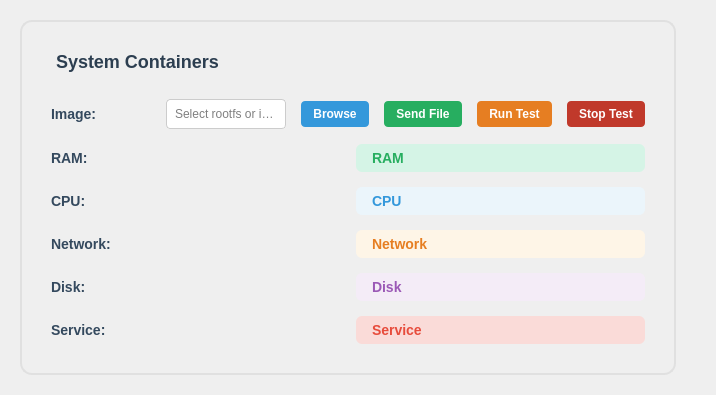
<?xml version='1.0' encoding='utf-8'?>
<ui version="4.0">
 <class>tab</class>
 <widget class="QWidget" name="tab">
  <attribute name="title">
   <string>Sandbox</string>
  </attribute>
  <layout class="QHBoxLayout" name="horizontalLayout_sandbox">
   <property name="spacing">
    <number>20</number>
   </property>
   <property name="leftMargin">
    <number>20</number>
   </property>
   <property name="topMargin">
    <number>20</number>
   </property>
   <property name="rightMargin">
    <number>20</number>
   </property>
   <property name="bottomMargin">
    <number>20</number>
   </property>
   <item>
    <widget class="QFrame" name="frameSystemContainers">
     <property name="styleSheet">
      <string notr="true">QFrame#frameSystemContainers {
    border: 2px solid #e0e0e0;
    border-radius: 12px;
    background: qlineargradient(x1:0, y1:0, x2:0, y2:1,
        stop:0 #ffffff, stop:1 #f8f9fa);
    padding: 20px;
}
</string>
     </property>
     <property name="frameShape">
      <enum>QFrame::StyledPanel</enum>
     </property>
     <property name="frameShadow">
      <enum>QFrame::Raised</enum>
     </property>
     <layout class="QVBoxLayout" name="verticalLayout_5">
      <property name="spacing">
       <number>15</number>
      </property>
      <item>
       <widget class="QLabel" name="label_3">
        <property name="text">
         <string>System Containers</string>
        </property>
        <property name="styleSheet">
         <string notr="true">font-weight: 600; 
font-size: 18px; 
color: #2c3e50;
padding-bottom: 10px;
border-bottom: 2px solid #27ae60;
</string>
        </property>
       </widget>
      </item>
      <item>
       <layout class="QHBoxLayout" name="horizontalLayout_file_select">
        <property name="spacing">
         <number>15</number>
        </property>
        <item>
         <widget class="QLabel" name="label_image_path">
          <property name="minimumSize">
           <size>
            <width>100</width>
            <height>0</height>
           </size>
          </property>
          <property name="styleSheet">
           <string notr="true">font-weight: 600; 
font-size: 14px; 
color: #34495e;
</string>
          </property>
          <property name="text">
           <string>Image:</string>
          </property>
         </widget>
        </item>
        <item>
         <widget class="QLineEdit" name="lineEdit_imagePath">
          <property name="readOnly">
           <bool>true</bool>
          </property>
          <property name="placeholderText">
           <string>Select rootfs or image...</string>
          </property>
          <property name="styleSheet">
           <string notr="true">padding: 6px; border: 1px solid #ccc; border-radius: 4px;</string>
          </property>
         </widget>
        </item>
        <item>
         <widget class="QPushButton" name="btn_selectFile">
          <property name="text">
           <string>Browse</string>
          </property>
          <property name="styleSheet">
           <string notr="true">background-color: #3498db; color: white; padding: 6px 12px; border-radius: 4px; font-weight: bold;</string>
          </property>
         </widget>
        </item>
         <item>
          <widget class="QPushButton" name="btn_importImage">
           <property name="text">
            <string>Send File</string>
           </property>
           <property name="styleSheet">
            <string notr="true">background-color: #27ae60; color: white; padding: 6px 12px; border-radius: 4px; font-weight: bold;</string>
           </property>
          </widget>
         </item>
         <item>
          <widget class="QPushButton" name="btn_run_sandbox">
           <property name="text">
            <string>Run Test</string>
           </property>
           <property name="styleSheet">
            <string notr="true">background-color: #e67e22; color: white; padding: 6px 12px; border-radius: 4px; font-weight: bold;</string>
           </property>
          </widget>
         </item>
         <item>
          <widget class="QPushButton" name="btn_stop_sandbox">
           <property name="text">
            <string>Stop Test</string>
           </property>
           <property name="enabled">
            <bool>false</bool>
           </property>
           <property name="styleSheet">
            <string notr="true">background-color: #c0392b; color: white; padding: 6px 12px; border-radius: 4px; font-weight: bold;</string>
           </property>
          </widget>
         </item>
       </layout>
      </item>
      <item>
       <layout class="QHBoxLayout" name="horizontalLayout_15">
        <property name="spacing">
         <number>15</number>
        </property>
        <item>
         <widget class="QLabel" name="label">
          <property name="minimumSize">
           <size>
            <width>100</width>
            <height>0</height>
           </size>
          </property>
          <property name="styleSheet">
           <string notr="true">font-weight: 600; 
font-size: 14px; 
color: #34495e;
</string>
          </property>
          <property name="text">
           <string>RAM:</string>
          </property>
         </widget>
        </item>
        <item>
         <widget class="QLabel" name="label_ram">
          <property name="minimumSize">
           <size>
            <width>100</width>
            <height>0</height>
           </size>
          </property>
          <property name="styleSheet">
           <string notr="true">font-weight: 500; 
font-size: 14px; 
color: #27ae60;
background-color: #d5f4e6;
padding: 6px 12px;
border-radius: 6px;
</string>
          </property>
          <property name="text">
           <string>RAM</string>
          </property>
         </widget>
        </item>
       </layout>
      </item>
      <item>
       <layout class="QHBoxLayout" name="horizontalLayout_21">
        <property name="spacing">
         <number>15</number>
        </property>
        <item>
         <widget class="QLabel" name="label_2">
          <property name="minimumSize">
           <size>
            <width>100</width>
            <height>0</height>
           </size>
          </property>
          <property name="styleSheet">
           <string notr="true">font-weight: 600; 
font-size: 14px; 
color: #34495e;
</string>
          </property>
          <property name="text">
           <string>CPU:</string>
          </property>
         </widget>
        </item>
        <item>
         <widget class="QLabel" name="label_cpu">
          <property name="minimumSize">
           <size>
            <width>100</width>
            <height>0</height>
           </size>
          </property>
          <property name="styleSheet">
           <string notr="true">font-weight: 500; 
font-size: 14px; 
color: #3498db;
background-color: #ebf5fb;
padding: 6px 12px;
border-radius: 6px;
</string>
          </property>
          <property name="text">
           <string>CPU</string>
          </property>
         </widget>
        </item>
       </layout>
      </item>
      <item>
       <layout class="QHBoxLayout" name="horizontalLayout_22">
        <property name="spacing">
         <number>15</number>
        </property>
        <item>
         <widget class="QLabel" name="label_5">
          <property name="minimumSize">
           <size>
            <width>100</width>
            <height>0</height>
           </size>
          </property>
          <property name="styleSheet">
           <string notr="true">font-weight: 600; 
font-size: 14px; 
color: #34495e;
</string>
          </property>
          <property name="text">
           <string>Network:</string>
          </property>
         </widget>
        </item>
        <item>
         <widget class="QLabel" name="label_network">
          <property name="minimumSize">
           <size>
            <width>100</width>
            <height>0</height>
           </size>
          </property>
          <property name="styleSheet">
           <string notr="true">font-weight: 500; 
font-size: 14px; 
color: #e67e22;
background-color: #fef5e7;
padding: 6px 12px;
border-radius: 6px;
</string>
          </property>
          <property name="text">
           <string>Network</string>
          </property>
         </widget>
        </item>
       </layout>
      </item>
      <item>
       <layout class="QHBoxLayout" name="horizontalLayout_23">
        <property name="spacing">
         <number>15</number>
        </property>
        <item>
         <widget class="QLabel" name="label_7">
          <property name="minimumSize">
           <size>
            <width>100</width>
            <height>0</height>
           </size>
          </property>
          <property name="styleSheet">
           <string notr="true">font-weight: 600; 
font-size: 14px; 
color: #34495e;
</string>
          </property>
          <property name="text">
           <string>Disk:</string>
          </property>
         </widget>
        </item>
        <item>
         <widget class="QLabel" name="label_disk">
          <property name="minimumSize">
           <size>
            <width>100</width>
            <height>0</height>
           </size>
          </property>
          <property name="styleSheet">
           <string notr="true">font-weight: 500; 
font-size: 14px; 
color: #9b59b6;
background-color: #f4ecf7;
padding: 6px 12px;
border-radius: 6px;
</string>
          </property>
          <property name="text">
           <string>Disk</string>
          </property>
         </widget>
        </item>
       </layout>
      </item>
      <item>
       <layout class="QHBoxLayout" name="horizontalLayout_24">
        <property name="spacing">
         <number>15</number>
        </property>
        <item>
         <widget class="QLabel" name="label_9">
          <property name="minimumSize">
           <size>
            <width>100</width>
            <height>0</height>
           </size>
          </property>
          <property name="styleSheet">
           <string notr="true">font-weight: 600; 
font-size: 14px; 
color: #34495e;
</string>
          </property>
          <property name="text">
           <string>Service:</string>
          </property>
         </widget>
        </item>
        <item>
         <widget class="QLabel" name="label_service">
          <property name="minimumSize">
           <size>
            <width>100</width>
            <height>0</height>
           </size>
          </property>
          <property name="styleSheet">
           <string notr="true">font-weight: 500; 
font-size: 14px; 
color: #e74c3c;
background-color: #fadbd8;
padding: 6px 12px;
border-radius: 6px;
</string>
          </property>
          <property name="text">
           <string>Service</string>
          </property>
         </widget>
        </item>
       </layout>
      </item>
     </layout>
    </widget>
   </item>
   <item>
    <widget class="QFrame" name="frameGraph">
     <property name="styleSheet">
      <string notr="true">QFrame#frameGraph {
    border: 2px solid #e0e0e0;
    border-radius: 12px;
    background: qlineargradient(x1:0, y1:0, x2:0, y2:1,
        stop:0 #ffffff, stop:1 #f8f9fa);
}
</string>
     </property>
     <property name="frameShape">
      <enum>QFrame::StyledPanel</enum>
     </property>
     <property name="frameShadow">
      <enum>QFrame::Raised</enum>
     </property>
    </widget>
   </item>
  </layout>
 </widget>
 <resources />
 <connections />
</ui>
